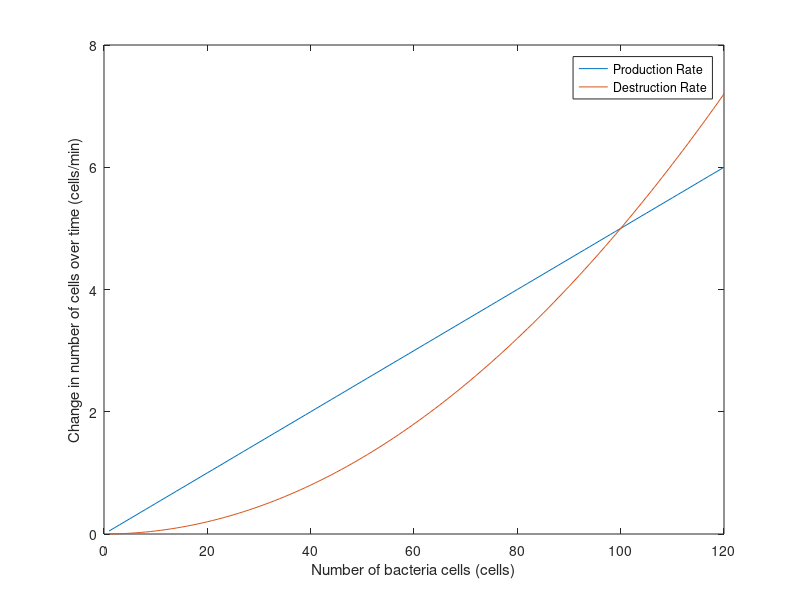

The MATLAB source for this figure:
%HW7 Q4

N=1:120;
k=100;  %in cells
r=1/20;  %in 1/min

%Production Term
P=r*N;

%Destruction Term
D=(r*(N.^2))/k;

plot(N, P)
hold on
plot(N, D)
xlabel('Number of bacteria cells (cells)')
ylabel('Change in number of cells over time (cells/min)')
legend('Production Rate', 'Destruction Rate')
hold off